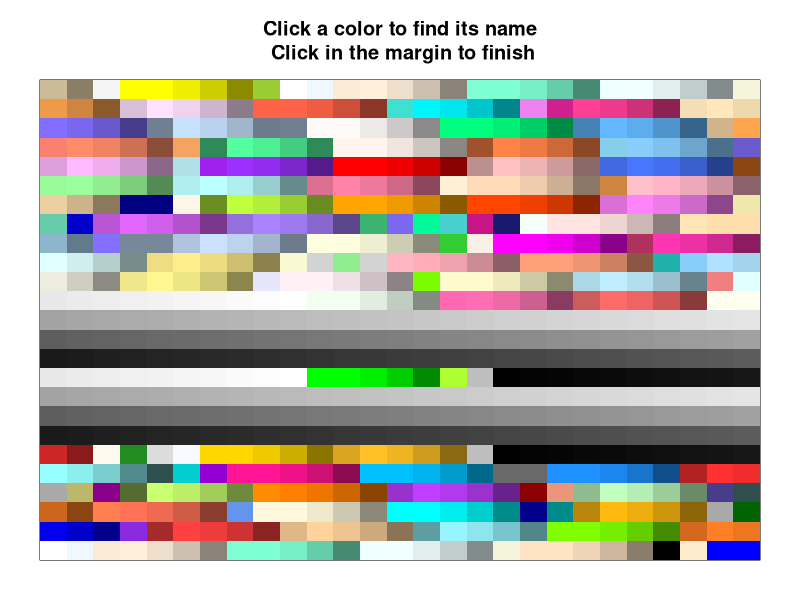

Here is the R script that generated this plot: (Note: this script raises an error after producing the figure.)
#script to identify colors
#julin maloof Oct 27, 2010

console=T #should colors be printed to the console?
plotText=T #should color names be printed onto the graph?

#need to convert named colors to hex representaion
colorhex <- rgb(t(col2rgb(colors())),max=255)

#create a matrix of colornames.  This will have the same dimensions as the plot
colorNames <- matrix(colors(),ncol=25)

#adjust graphic parameters to reduce margin size.  Store original parameters in op
op <- par(mar=c(2,2,4,2))

#plot an image of all named colors
image(x=0:27,y=0:25,z=matrix(1:length(colorhex),ncol=25),
      col=colorhex,ylab="",xlab="",xaxt="n",yaxt="n",
      main="Click a color to find its name\n Click in the margin to finish")

#repeatedly check for mouse click and report color
repeat {
  location <- locator(n=1) #get mouse click location
  
  if (location$x < 0 | #check to see if outide plot area
        location$x > 27 |
        location$y < 0 |
        location$y > 25) break #if outside plot area then quit
  
  if (console) print(colorNames[ceiling(location$x),ceiling(location$y)])
  
  if (plotText) text(location,labels=colorNames[ceiling(location$x),ceiling(location$y)],cex=.75)
}

par(op) # restore graphic parameters